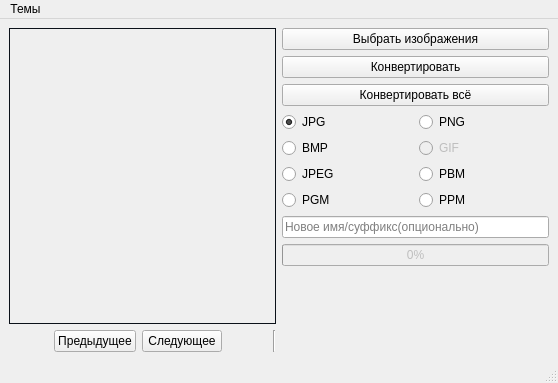
<?xml version="1.0" encoding="UTF-8"?>
<ui version="4.0">
 <class>MainForm</class>
 <widget class="QMainWindow" name="MainForm">
  <property name="geometry">
   <rect>
    <x>0</x>
    <y>0</y>
    <width>558</width>
    <height>383</height>
   </rect>
  </property>
  <property name="acceptDrops">
   <bool>false</bool>
  </property>
  <property name="windowTitle">
   <string>Конвертер графических изображений</string>
  </property>
  <widget class="QWidget" name="centralwidget">
   <layout class="QHBoxLayout" name="horizontalLayout_2">
    <item>
     <layout class="QVBoxLayout" name="verticalLayout_2">
      <item>
       <widget class="ImageScaled" name="image">
        <property name="enabled">
         <bool>false</bool>
        </property>
        <property name="sizePolicy">
         <sizepolicy hsizetype="MinimumExpanding" vsizetype="MinimumExpanding">
          <horstretch>0</horstretch>
          <verstretch>0</verstretch>
         </sizepolicy>
        </property>
        <property name="palette">
         <palette>
          <active>
           <colorrole role="WindowText">
            <brush brushstyle="SolidPattern">
             <color alpha="255">
              <red>255</red>
              <green>255</green>
              <blue>255</blue>
             </color>
            </brush>
           </colorrole>
           <colorrole role="Button">
            <brush brushstyle="SolidPattern">
             <color alpha="255">
              <red>34</red>
              <green>55</green>
              <blue>81</blue>
             </color>
            </brush>
           </colorrole>
           <colorrole role="Text">
            <brush brushstyle="SolidPattern">
             <color alpha="255">
              <red>255</red>
              <green>255</green>
              <blue>255</blue>
             </color>
            </brush>
           </colorrole>
           <colorrole role="ButtonText">
            <brush brushstyle="SolidPattern">
             <color alpha="255">
              <red>255</red>
              <green>255</green>
              <blue>255</blue>
             </color>
            </brush>
           </colorrole>
           <colorrole role="Base">
            <brush brushstyle="SolidPattern">
             <color alpha="255">
              <red>255</red>
              <green>255</green>
              <blue>255</blue>
             </color>
            </brush>
           </colorrole>
           <colorrole role="Window">
            <brush brushstyle="SolidPattern">
             <color alpha="255">
              <red>14</red>
              <green>22</green>
              <blue>33</blue>
             </color>
            </brush>
           </colorrole>
           <colorrole role="ToolTipText">
            <brush brushstyle="SolidPattern">
             <color alpha="255">
              <red>255</red>
              <green>255</green>
              <blue>255</blue>
             </color>
            </brush>
           </colorrole>
           <colorrole role="PlaceholderText">
            <brush brushstyle="SolidPattern">
             <color alpha="128">
              <red>255</red>
              <green>255</green>
              <blue>255</blue>
             </color>
            </brush>
           </colorrole>
          </active>
          <inactive>
           <colorrole role="WindowText">
            <brush brushstyle="SolidPattern">
             <color alpha="255">
              <red>255</red>
              <green>255</green>
              <blue>255</blue>
             </color>
            </brush>
           </colorrole>
           <colorrole role="Button">
            <brush brushstyle="SolidPattern">
             <color alpha="255">
              <red>34</red>
              <green>55</green>
              <blue>81</blue>
             </color>
            </brush>
           </colorrole>
           <colorrole role="Text">
            <brush brushstyle="SolidPattern">
             <color alpha="255">
              <red>255</red>
              <green>255</green>
              <blue>255</blue>
             </color>
            </brush>
           </colorrole>
           <colorrole role="ButtonText">
            <brush brushstyle="SolidPattern">
             <color alpha="255">
              <red>255</red>
              <green>255</green>
              <blue>255</blue>
             </color>
            </brush>
           </colorrole>
           <colorrole role="Base">
            <brush brushstyle="SolidPattern">
             <color alpha="255">
              <red>255</red>
              <green>255</green>
              <blue>255</blue>
             </color>
            </brush>
           </colorrole>
           <colorrole role="Window">
            <brush brushstyle="SolidPattern">
             <color alpha="255">
              <red>14</red>
              <green>22</green>
              <blue>33</blue>
             </color>
            </brush>
           </colorrole>
           <colorrole role="ToolTipText">
            <brush brushstyle="SolidPattern">
             <color alpha="255">
              <red>255</red>
              <green>255</green>
              <blue>255</blue>
             </color>
            </brush>
           </colorrole>
           <colorrole role="PlaceholderText">
            <brush brushstyle="SolidPattern">
             <color alpha="128">
              <red>255</red>
              <green>255</green>
              <blue>255</blue>
             </color>
            </brush>
           </colorrole>
          </inactive>
          <disabled>
           <colorrole role="WindowText">
            <brush brushstyle="SolidPattern">
             <color alpha="255">
              <red>120</red>
              <green>120</green>
              <blue>120</blue>
             </color>
            </brush>
           </colorrole>
           <colorrole role="Button">
            <brush brushstyle="SolidPattern">
             <color alpha="255">
              <red>34</red>
              <green>55</green>
              <blue>81</blue>
             </color>
            </brush>
           </colorrole>
           <colorrole role="Text">
            <brush brushstyle="SolidPattern">
             <color alpha="255">
              <red>120</red>
              <green>120</green>
              <blue>120</blue>
             </color>
            </brush>
           </colorrole>
           <colorrole role="ButtonText">
            <brush brushstyle="SolidPattern">
             <color alpha="255">
              <red>120</red>
              <green>120</green>
              <blue>120</blue>
             </color>
            </brush>
           </colorrole>
           <colorrole role="Base">
            <brush brushstyle="SolidPattern">
             <color alpha="255">
              <red>14</red>
              <green>22</green>
              <blue>33</blue>
             </color>
            </brush>
           </colorrole>
           <colorrole role="Window">
            <brush brushstyle="SolidPattern">
             <color alpha="255">
              <red>14</red>
              <green>22</green>
              <blue>33</blue>
             </color>
            </brush>
           </colorrole>
           <colorrole role="ToolTipText">
            <brush brushstyle="SolidPattern">
             <color alpha="255">
              <red>255</red>
              <green>255</green>
              <blue>255</blue>
             </color>
            </brush>
           </colorrole>
           <colorrole role="PlaceholderText">
            <brush brushstyle="SolidPattern">
             <color alpha="128">
              <red>0</red>
              <green>0</green>
              <blue>0</blue>
             </color>
            </brush>
           </colorrole>
          </disabled>
         </palette>
        </property>
        <property name="acceptDrops">
         <bool>true</bool>
        </property>
        <property name="frameShape">
         <enum>QFrame::StyledPanel</enum>
        </property>
        <property name="frameShadow">
         <enum>QFrame::Sunken</enum>
        </property>
        <property name="text">
         <string/>
        </property>
       </widget>
      </item>
      <item>
       <layout class="QHBoxLayout" name="horizontalLayout">
        <item>
         <spacer name="horizontalSpacer">
          <property name="orientation">
           <enum>Qt::Horizontal</enum>
          </property>
          <property name="sizeHint" stdset="0">
           <size>
            <width>40</width>
            <height>20</height>
           </size>
          </property>
         </spacer>
        </item>
        <item>
         <widget class="QPushButton" name="pushButtonImagePrev">
          <property name="text">
           <string>Предыдущee</string>
          </property>
         </widget>
        </item>
        <item>
         <widget class="QPushButton" name="pushButtonImageNext">
          <property name="text">
           <string>Следующee</string>
          </property>
         </widget>
        </item>
        <item>
         <spacer name="horizontalSpacer_2">
          <property name="orientation">
           <enum>Qt::Horizontal</enum>
          </property>
          <property name="sizeHint" stdset="0">
           <size>
            <width>40</width>
            <height>20</height>
           </size>
          </property>
         </spacer>
        </item>
        <item>
         <widget class="Line" name="line">
          <property name="orientation">
           <enum>Qt::Vertical</enum>
          </property>
         </widget>
        </item>
       </layout>
      </item>
     </layout>
    </item>
    <item>
     <layout class="QVBoxLayout" name="verticalLayout">
      <item>
       <widget class="QPushButton" name="pushButtonSelect">
        <property name="sizePolicy">
         <sizepolicy hsizetype="Minimum" vsizetype="Maximum">
          <horstretch>0</horstretch>
          <verstretch>0</verstretch>
         </sizepolicy>
        </property>
        <property name="text">
         <string>Выбрать изображения</string>
        </property>
       </widget>
      </item>
      <item>
       <widget class="QPushButton" name="pushButtonConvertAny">
        <property name="sizePolicy">
         <sizepolicy hsizetype="Minimum" vsizetype="Maximum">
          <horstretch>0</horstretch>
          <verstretch>0</verstretch>
         </sizepolicy>
        </property>
        <property name="text">
         <string>Конвертировать</string>
        </property>
       </widget>
      </item>
      <item>
       <widget class="QPushButton" name="pushButtonConvertAll">
        <property name="sizePolicy">
         <sizepolicy hsizetype="Minimum" vsizetype="Maximum">
          <horstretch>0</horstretch>
          <verstretch>0</verstretch>
         </sizepolicy>
        </property>
        <property name="text">
         <string>Конвертировать всё</string>
        </property>
       </widget>
      </item>
      <item>
       <layout class="QGridLayout" name="gridLayout">
        <item row="0" column="0">
         <widget class="QRadioButton" name="radioButtonJPG">
          <property name="text">
           <string>JPG</string>
          </property>
          <property name="checked">
           <bool>true</bool>
          </property>
         </widget>
        </item>
        <item row="0" column="1">
         <widget class="QRadioButton" name="radioButtonPNG">
          <property name="text">
           <string>PNG</string>
          </property>
          <property name="checked">
           <bool>false</bool>
          </property>
         </widget>
        </item>
        <item row="1" column="0">
         <widget class="QRadioButton" name="radioButtonBMP">
          <property name="text">
           <string>BMP</string>
          </property>
         </widget>
        </item>
        <item row="1" column="1">
         <widget class="QRadioButton" name="radioButtonGIF">
          <property name="enabled">
           <bool>false</bool>
          </property>
          <property name="text">
           <string>GIF</string>
          </property>
          <property name="checked">
           <bool>false</bool>
          </property>
         </widget>
        </item>
        <item row="2" column="0">
         <widget class="QRadioButton" name="radioButtonJPEG">
          <property name="text">
           <string>JPEG</string>
          </property>
         </widget>
        </item>
        <item row="2" column="1">
         <widget class="QRadioButton" name="radioButtonPBM">
          <property name="text">
           <string>PBM</string>
          </property>
          <property name="checked">
           <bool>false</bool>
          </property>
         </widget>
        </item>
        <item row="3" column="0">
         <widget class="QRadioButton" name="radioButtonPGM">
          <property name="text">
           <string>PGM</string>
          </property>
         </widget>
        </item>
        <item row="3" column="1">
         <widget class="QRadioButton" name="radioButtonPPM">
          <property name="text">
           <string>PPM</string>
          </property>
          <property name="checked">
           <bool>false</bool>
          </property>
         </widget>
        </item>
       </layout>
      </item>
      <item>
       <widget class="QLineEdit" name="lineEditNewFileName">
        <property name="placeholderText">
         <string>Новое имя/суффикс(опционально)</string>
        </property>
       </widget>
      </item>
      <item>
       <widget class="QProgressBar" name="progressBar">
        <property name="enabled">
         <bool>false</bool>
        </property>
        <property name="value">
         <number>0</number>
        </property>
        <property name="textVisible">
         <bool>true</bool>
        </property>
       </widget>
      </item>
      <item>
       <spacer name="verticalSpacer">
        <property name="orientation">
         <enum>Qt::Vertical</enum>
        </property>
        <property name="sizeHint" stdset="0">
         <size>
          <width>20</width>
          <height>40</height>
         </size>
        </property>
       </spacer>
      </item>
     </layout>
    </item>
   </layout>
  </widget>
  <widget class="QMenuBar" name="menubar">
   <property name="geometry">
    <rect>
     <x>0</x>
     <y>0</y>
     <width>558</width>
     <height>22</height>
    </rect>
   </property>
   <widget class="QMenu" name="menu">
    <property name="title">
     <string>Темы</string>
    </property>
   </widget>
   <addaction name="menu"/>
  </widget>
  <widget class="QStatusBar" name="statusbar"/>
  <action name="action1">
   <property name="text">
    <string>1</string>
   </property>
  </action>
 </widget>
 <customwidgets>
  <customwidget>
   <class>ImageScaled</class>
   <extends>QLabel</extends>
   <header>ImageScaled.hpp</header>
  </customwidget>
 </customwidgets>
 <resources/>
 <connections/>
</ui>
